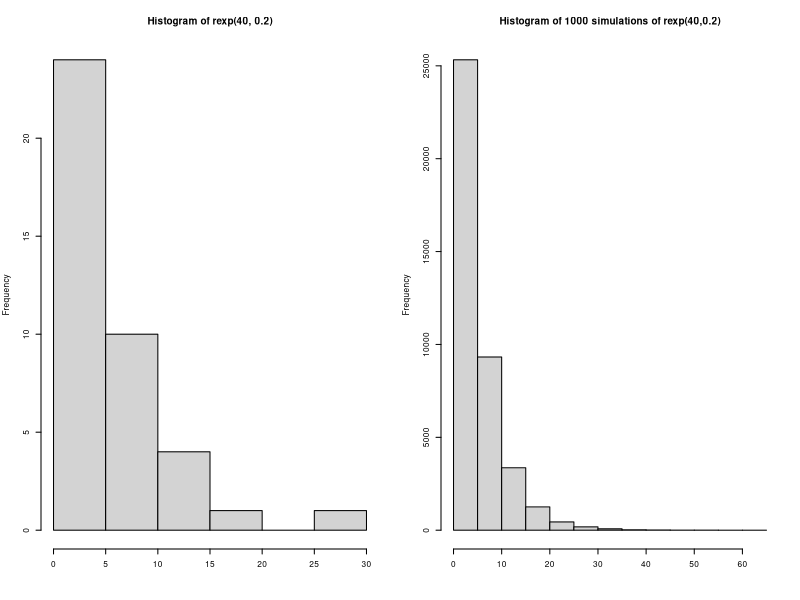
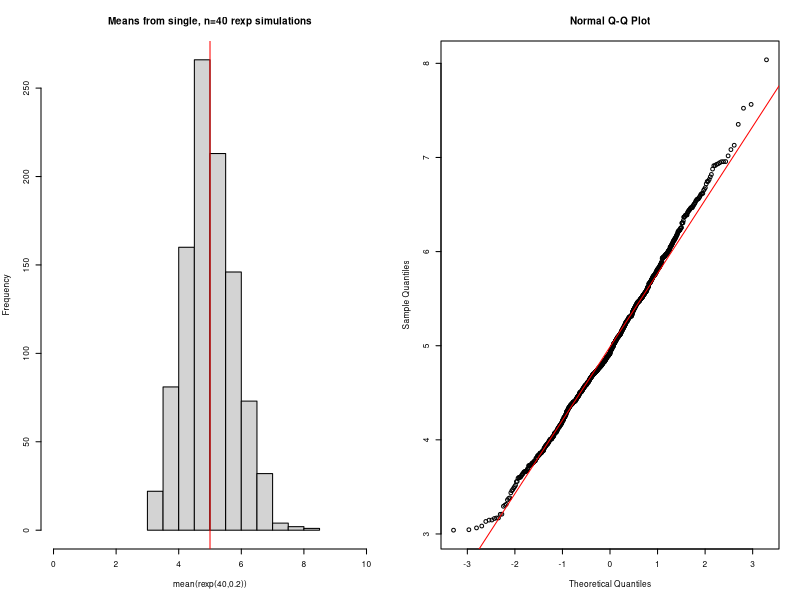
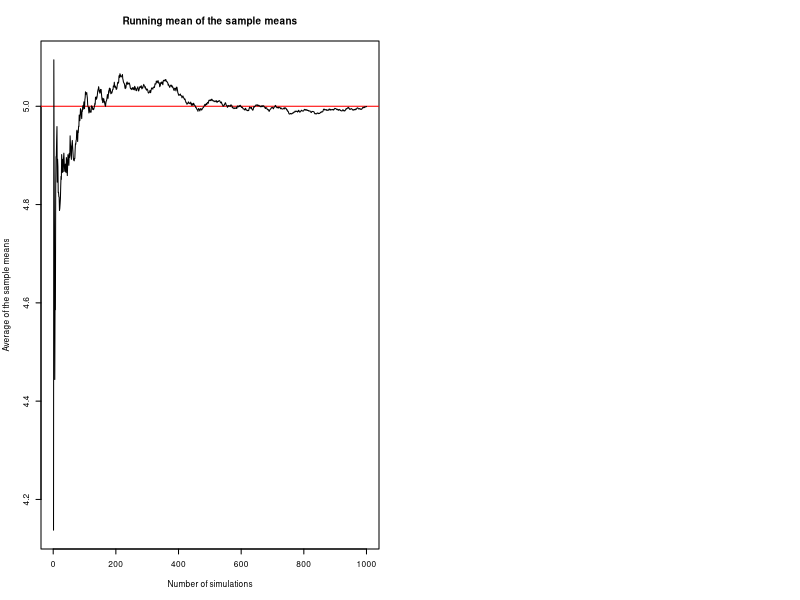
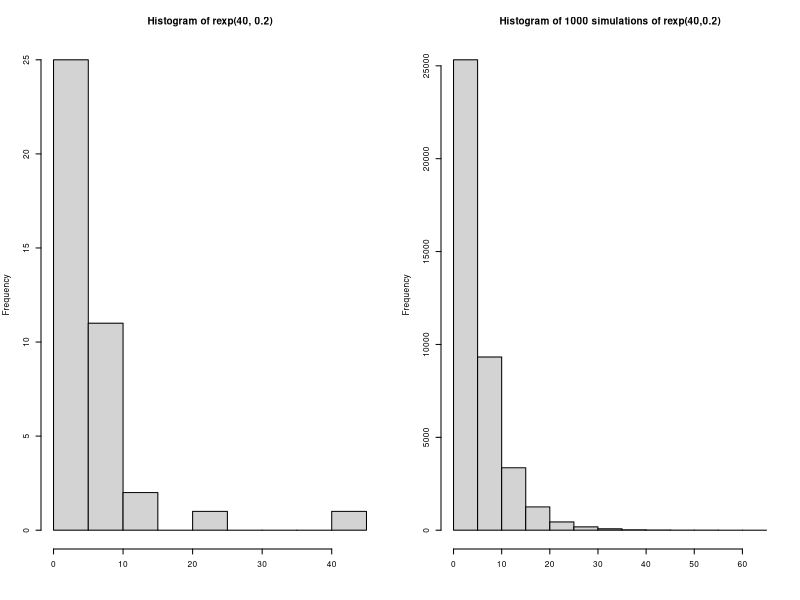
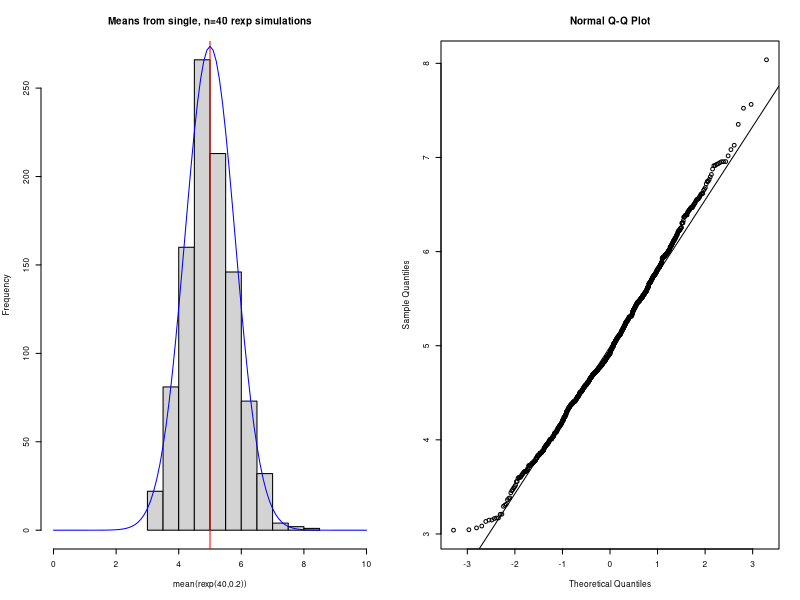
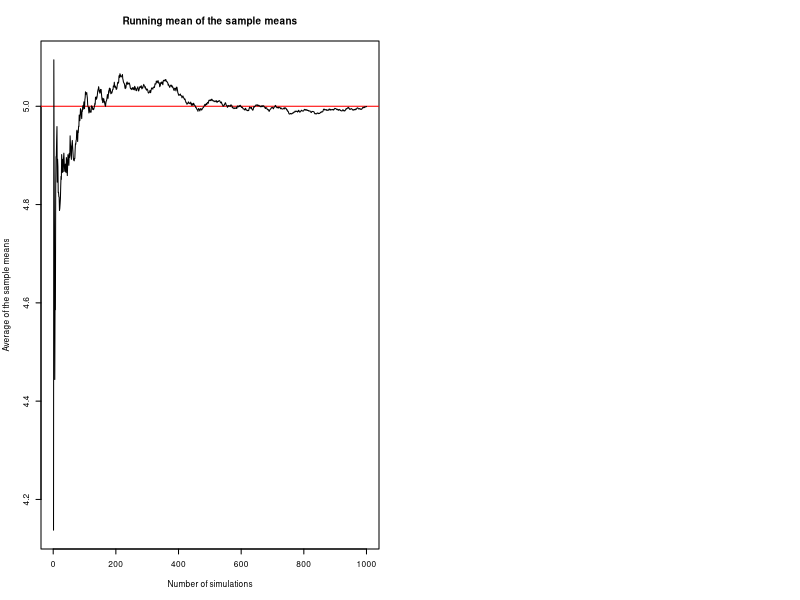

The R source for these figures, in order:
## ---- chunk 1
par(mfrow=c(1,2), cex=.5)
## Histogram of 40 exponential values
hist(rexp(40,0.2), xlab="")

## Run 1,000 simulations with n=40
set.seed(100)
alldata <- c()
for (i in 1:1000) {
    thisrun <- rexp(40, 0.2)
    alldata <- c(alldata, thisrun)
}

## Histogram of 1,000 * 40 exponential values.
hist(alldata, main="Histogram of 1000 simulations of rexp(40,0.2)", xlab="")
## ---- chunk 2
## Run 1,000 simulations with n=40.

set.seed(100)        # For reproducibility
lambda <- 0.2        # Lambda value for rexp
n <- 40              # Number of values to generate by rexp
simedvars <- c()     # Variance of each simulation
simedmeans <- c()    # Mean of each simulation
runningmean <- c()   # Running mean of the means of each simulation

for (i in 1:1000) {
    thisrun <- rexp(n, lambda)  # Run the simulation, n=40, lambda=0.2
    simedvars <- c(simedvars, var(thisrun))
    simedmeans <- c(simedmeans, mean(thisrun))
    runningmean <- c(runningmean, mean(simedmeans))
}
## ---- chunk 3
mean(simedmeans)
## ---- chunk 4
mean(simedvars)
## ---- chunk 5
sd(simedmeans)
## ---- chunk 6
var(simedmeans); 1/(lambda^2)
## ---- chunk 7

## Graph the means for each run with a normal distribution curve
par(mfrow=c(1,2), cex=0.5)
hist(simedmeans, main="Means from single, n=40 rexp simulations",
     xlab="mean(rexp(40,0.2))", xlim=c(0, 2*mean(simedmeans)))
abline(v=1/0.2, col="red")

qqnorm(simedmeans)
qqline(simedmeans, col="red")
## ---- chunk 8
par(cex=.5)

## Graph the mean of the sample means as it changes as more simulations are run
## with a line representing the theoretical mean.
plot(x=1:length(runningmean), y=runningmean, pch=20, type="n",
     xlab="Number of simulations", ylab="Average of the sample means", 
     main="Running mean of the sample means")
abline(h=1/0.2, col="red")
lines(x=1:length(runningmean), y=runningmean)
## ---- chunk 9
## Run 1,000 simulations with n=40.

set.seed(100)        # For reproducibility
lambda <- 0.2        # Lambda value for rexp
n <- 40              # Number of values to generate by rexp
simedvars <- c()     # Variance of each simulation
simedmeans <- c()    # Mean of each simulation
runningmean <- c()   # Running mean of the means of each simulation

for (i in 1:1000) {
    thisrun <- rexp(n, lambda)  # Run the simulation, n=40, lambda=0.2
    simedvars <- c(simedvars, var(thisrun))
    simedmeans <- c(simedmeans, mean(thisrun))
    runningmean <- c(runningmean, mean(simedmeans))
}
## ---- chunk 10
par(mfrow=c(1,2), cex=.5)
## Histogram of 40 exponential values
hist(rexp(40,0.2), xlab="")

## Run 1,000 simulations with n=40
set.seed(100)
alldata <- c()
for (i in 1:1000) {
    thisrun <- rexp(40, 0.2)
    alldata <- c(alldata, thisrun)
}

## Histogram of 1,000 * 40 exponential values.
hist(alldata, main="Histogram of 1000 simulations of rexp(40,0.2)", xlab="")
## ---- chunk 11
## Graph the means for each run with a normal distribution curve
par(mfrow=c(1,2), cex=0.5)
hist(simedmeans, main="Means from single, n=40 rexp simulations",
     xlab="mean(rexp(40,0.2))", xlim=c(0, 2*mean(simedmeans)))
abline(v=1/0.2, col="red")
curve(dnorm(x, mean=mean(simedmeans), sd=sd(simedmeans))*550, add=TRUE, col="blue")

qqnorm(simedmeans)
qqline(simedmeans)
## ---- chunk 12
par(cex=.5)
## Graph the mean of the sample means as it changes as more simulations are run
## with a line representing the theoretical mean.
plot(x=1:length(runningmean), y=runningmean, pch=20, type="n",
     xlab="Number of simulations", ylab="Average of the sample means", 
     main="Running mean of the sample means")
abline(h=1/0.2, col="red")
lines(x=1:length(runningmean), y=runningmean)
